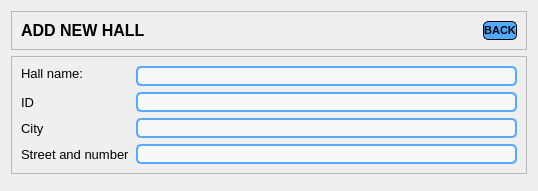
            <widget class="QWidget" name="add_hall_form">
             <layout class="QVBoxLayout" name="verticalLayout_3">
              <item>
               <widget class="QFrame" name="top_add_hall_form">
                <property name="maximumSize">
                 <size>
                  <width>16777215</width>
                  <height>50</height>
                 </size>
                </property>
                <property name="frameShape">
                 <enum>QFrame::StyledPanel</enum>
                </property>
                <property name="frameShadow">
                 <enum>QFrame::Raised</enum>
                </property>
                <layout class="QHBoxLayout" name="horizontalLayout_11">
                 <item>
                  <widget class="QLabel" name="label_8">
                   <property name="font">
                    <font>
                     <family>Nirmala UI</family>
                     <pointsize>12</pointsize>
                     <weight>75</weight>
                     <bold>true</bold>
                    </font>
                   </property>
                   <property name="text">
                    <string>ADD NEW HALL                                                                           </string>
                   </property>
                  </widget>
                 </item>
                 <item>
                  <widget class="QPushButton" name="add_hall_back_button">
                   <property name="maximumSize">
                    <size>
                     <width>80</width>
                     <height>30</height>
                    </size>
                   </property>
                   <property name="font">
                    <font>
                     <family>Nirmala UI</family>
                     <pointsize>8</pointsize>
                     <weight>75</weight>
                     <bold>true</bold>
                    </font>
                   </property>
                   <property name="styleSheet">
                    <string notr="true">QPushButton{
	background-color: rgb(80, 170, 255);
	border: 1px solid black;
	border-radius: 5px;
}
QPushButton:hover{
	background-color: #00aaff;
}</string>
                   </property>
                   <property name="text">
                    <string>BACK</string>
                   </property>
                  </widget>
                 </item>
                </layout>
               </widget>
              </item>
              <item>
               <widget class="QFrame" name="form_frame_add_hall">
                <property name="frameShape">
                 <enum>QFrame::StyledPanel</enum>
                </property>
                <property name="frameShadow">
                 <enum>QFrame::Raised</enum>
                </property>
                <layout class="QGridLayout" name="gridLayout_2">
                 <item row="1" column="0">
                  <widget class="QLabel" name="label_10">
                   <property name="font">
                    <font>
                     <family>Nirmala UI</family>
                     <pointsize>10</pointsize>
                    </font>
                   </property>
                   <property name="text">
                    <string>ID</string>
                   </property>
                  </widget>
                 </item>
                 <item row="0" column="1">
                  <widget class="QLineEdit" name="add_hall_name">
                   <property name="styleSheet">
                    <string notr="true">QLineEdit{
	background-color: rgb(247, 247, 247);
	border: 2px solid #55aaff;
	border-radius: 5px;
}
QLineEdit:focus{
	border: 2px solid #00ffff;
}</string>
                   </property>
                  </widget>
                 </item>
                 <item row="0" column="0" alignment="Qt::AlignTop">
                  <widget class="QLabel" name="label_9">
                   <property name="font">
                    <font>
                     <family>Nirmala UI</family>
                     <pointsize>10</pointsize>
                    </font>
                   </property>
                   <property name="text">
                    <string>Hall name:</string>
                   </property>
                  </widget>
                 </item>
                 <item row="2" column="0">
                  <widget class="QLabel" name="label_11">
                   <property name="font">
                    <font>
                     <family>Nirmala UI</family>
                     <pointsize>10</pointsize>
                    </font>
                   </property>
                   <property name="text">
                    <string>City</string>
                   </property>
                  </widget>
                 </item>
                 <item row="4" column="0">
                  <widget class="QLabel" name="label_12">
                   <property name="font">
                    <font>
                     <family>Nirmala UI</family>
                     <pointsize>10</pointsize>
                    </font>
                   </property>
                   <property name="text">
                    <string>Street and number</string>
                   </property>
                  </widget>
                 </item>
                 <item row="4" column="1">
                  <widget class="QLineEdit" name="add_hall_street">
                   <property name="styleSheet">
                    <string notr="true">QLineEdit{
	background-color: rgb(247, 247, 247);
	border: 2px solid #55aaff;
	border-radius: 5px;
}
QLineEdit:focus{
	border: 2px solid #00ffff;
}</string>
                   </property>
                  </widget>
                 </item>
                 <item row="1" column="1">
                  <widget class="QLineEdit" name="add_hall_id">
                   <property name="styleSheet">
                    <string notr="true">QLineEdit{
	background-color: rgb(247, 247, 247);
	border: 2px solid #55aaff;
	border-radius: 5px;
}
QLineEdit:focus{
	border: 2px solid #00ffff;
}</string>
                   </property>
                  </widget>
                 </item>
                 <item row="2" column="1">
                  <widget class="QLineEdit" name="add_hall_city">
                   <property name="styleSheet">
                    <string notr="true">QLineEdit{
	background-color: rgb(247, 247, 247);
	border: 2px solid #55aaff;
	border-radius: 5px;
}
QLineEdit:focus{
	border: 2px solid #00ffff;
}</string>
                   </property>
                  </widget>
                 </item>
                </layout>
               </widget>
              </item>
              <item>
               <widget class="QFrame" name="confirm_button_add_hall">
                <property name="maximumSize">
                 <size>
                  <width>16777215</width>
                  <height>40</height>
                 </size>
                </property>
                <property name="frameShape">
                 <enum>QFrame::StyledPanel</enum>
                </property>
                <property name="frameShadow">
                 <enum>QFrame::Raised</enum>
                </property>
                <widget class="QPushButton" name="confirm_add_button">
                 <property name="geometry">
                  <rect>
                   <x>610</x>
                   <y>10</y>
                   <width>93</width>
                   <height>28</height>
                  </rect>
                 </property>
                 <property name="font">
                  <font>
                   <family>Nirmala UI</family>
                   <weight>75</weight>
                   <bold>true</bold>
                  </font>
                 </property>
                 <property name="styleSheet">
                  <string notr="true">QPushButton{
	background-color: rgb(80, 170, 255);
	border: 1px solid black;
	border-radius: 5px;
}
QPushButton:hover{
	background-color: #00aaff;
}</string>
                 </property>
                 <property name="text">
                  <string>CONFIRM</string>
                 </property>
                </widget>
               </widget>
              </item>
             </layout>
            </widget>
